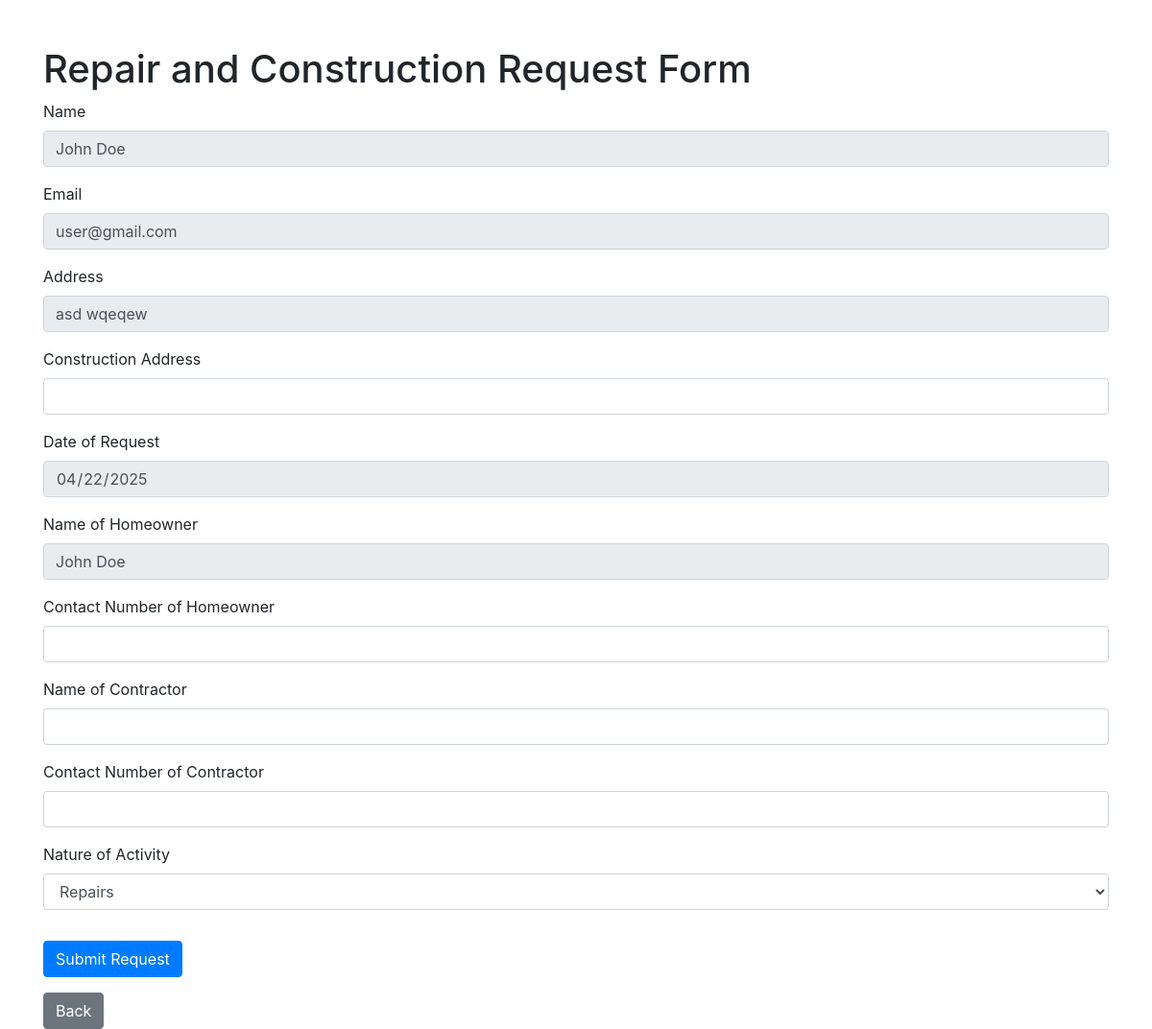
/document_forms.php?type=repair_and_construction (signed in), run on the app's committed database.
### tables this page shows
CREATE TABLE `users` (
  `id` int(11) NOT NULL,
  `username` varchar(50) NOT NULL,
  `password` varchar(255) NOT NULL,
  `first_name` varchar(100) NOT NULL,
  `last_name` varchar(100) NOT NULL,
  `gender` enum('Male','Female','Other') NOT NULL,
  `phone_number` varchar(15) NOT NULL,
  `email` varchar(100) NOT NULL,
  `birthdate` date NOT NULL,
  `street` varchar(255) NOT NULL,
  `house_number` varchar(50) NOT NULL,
  `date_registered` timestamp NOT NULL DEFAULT current_timestamp()
);

### document_forms.php (the view, shortened to what this page needs)
<?php
include 'db.php';
$document_type = isset($_GET['type']) ? $_GET['type'] : '';
$document_titles = [
    'repair_and_construction' => 'Repair and Construction',
    'work_permit_utilities' => 'Work Permit For Utilities',
    'certificate_of_residency' => 'Certificate of Residency',
    'certificate_of_indigency' => 'Certificate of Indigency',
    'business_clearance' => 'Business Clearance',
    'new_business_permit' => 'New Business Permit',
    'clearance_major_construction' => 'Clearance for Major Construction',
];
$document_title = $document_titles[$document_type];
$username = $_SESSION['username'];
$user_query = $conn->query("SELECT * FROM users WHERE username = '$username'");
$user = $user_query->fetch_assoc();
?>
<!DOCTYPE html>
<html lang="en">
<head>
    <link rel="stylesheet" href="https://maxcdn.bootstrapcdn.com/bootstrap/4.5.2/css/bootstrap.min.css">
</head>
<body>
    <div class="container mt-5">
        <h1><?php echo htmlspecialchars($document_title); ?> Request Form</h1>
        <form method="POST" enctype="multipart/form-data">
            <div class="form-group">
                <label for="name">Name</label>
                <input type="text" class="form-control" id="name" name="name" value="<?php echo htmlspecialchars($user['first_name'] . ' ' . $user['last_name']); ?>" readonly>
            </div>
            <div class="form-group">
                <label for="email">Email</label>
                <input type="email" class="form-control" id="email" name="email" value="<?php echo htmlspecialchars($user['email']); ?>" readonly>
            </div>
            <div class="form-group">
                <label for="address">Address</label>
                <input type="text" class="form-control" id="address" name="address" value="<?php echo htmlspecialchars($user['street'] . ' ' . $user['house_number']); ?>" readonly>
            </div>
            <?php if ($document_type === 'repair_and_construction'): ?>
                <div class="form-group">
                    <label for="construction_address">Construction Address</label>
                    <input type="text" class="form-control" id="construction_address" name="construction_address" required>
                </div>
                <div class="form-group">
                    <label for="date_of_request">Date of Request</label>
                    <input type="date" class="form-control" id="date_of_request" name="date_of_request" value="<?php echo date('Y-m-d'); ?>" readonly>
                </div>
                <div class="form-group">
                    <label for="homeowner_name">Name of Homeowner</label>
                    <input type="text" class="form-control" id="homeowner_name" name="homeowner_name" value="<?php echo htmlspecialchars($user['first_name'] . ' ' . $user['last_name']); ?>" readonly>
                </div>
                <div class="form-group">
                    <label for="homeowner_contact">Contact Number of Homeowner</label>
                    <input type="text" class="form-control" id="homeowner_contact" name="homeowner_contact" required>
                </div>
                <div class="form-group">
                    <label for="contractor_name">Name of Contractor</label>
                    <input type="text" class="form-control" id="contractor_name" name="contractor_name" required>
                </div>
                <div class="form-group">
                    <label for="contractor_contact">Contact Number of Contractor</label>
                    <input type="text" class="form-control" id="contractor_contact" name="contractor_contact" required>
                </div>
                <div class="form-group">
                    <label for="activity_nature">Nature of Activity</label>
                    <select class="form-control" id="activity_nature" name="activity_nature" required>
                        <option value="Repairs">Repairs</option>
                    </select>
                </div>
            <?php endif; ?>
            <button type="submit" class="btn btn-primary mt-3">Submit Request</button>
        </form>
        <a href="index.php" class="btn btn-secondary mt-3">Back</a>
    </div>
</body>
</html>

### data on the page
users: name "John Doe", email "user@gmail.com", address "asd wqeqew", homeowner_name "John Doe"

### other printed values
$document_title "Repair and Construction"
